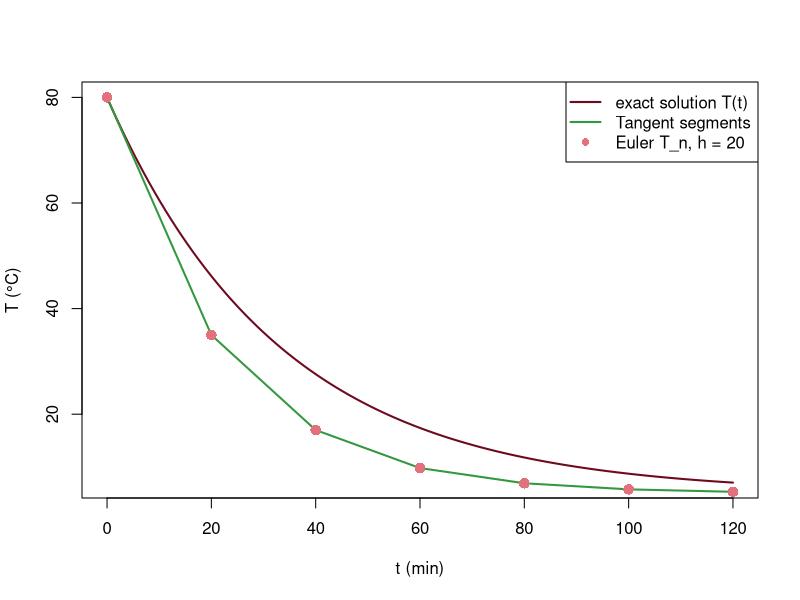

Write R code to recreate this figure.
# Fig. 3.20: Euler's method follows the slope of the direction field (book, Section 3.4, Eq. 3.26)
# dT/dt = 0.03 (5 - T), T(0) = 80, step size h = 20:  T_{n+1} = T_n + h · 0.03 (5 - T_n)
# (c) 2026 Philipp Kügler · Program for the book "Dynamical Systems in the Life Sciences" · MIT License (see LICENSE)
k <- 0.03; Tu <- 5; T0 <- 80; h <- 20
N <- 6
t <- h * (0:N)
T <- numeric(N + 1); T[1] <- T0
for (n in 1:N) T[n + 1] <- T[n] + h * k * (Tu - T[n])
tt <- seq(0, 120, length.out = 300)
plot(tt, Tu + (T0 - Tu) * exp(-k * tt), type = "l", col = rgb(0.43, 0.04, 0.12), lwd = 2, xaxt = "n", xlab = "t (min)", ylab = "T (°C)")
axis(1, at = t)
lines(t, T, col = rgb(0.2, 0.6, 0.25), lwd = 2)
points(t, T, pch = 16, cex = 1.4, col = rgb(0.89, 0.44, 0.49))
for (n in 1:(N + 1)) cat(sprintf("t = %5.0f: T_n = %6.2f,  exact %6.2f\n", t[n], T[n], Tu + (T0 - Tu) * exp(-k * t[n])))
legend("topright", legend = c("exact solution T(t)", "Tangent segments", "Euler T_n, h = 20"),
       col = c(rgb(0.43, 0.04, 0.12), rgb(0.2, 0.6, 0.25), rgb(0.89, 0.44, 0.49)), lwd = c(2, 2, NA), pch = c(NA, NA, 16))
